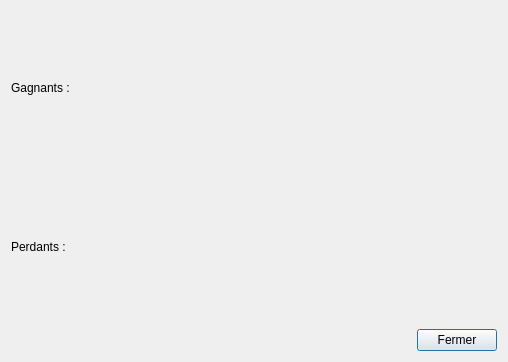
<?xml version="1.0" encoding="UTF-8"?>
<ui version="4.0">
 <class>WindowEndFight</class>
 <widget class="QDialog" name="WindowEndFight">
  <property name="geometry">
   <rect>
    <x>0</x>
    <y>0</y>
    <width>508</width>
    <height>362</height>
   </rect>
  </property>
  <property name="windowTitle">
   <string>Fin du fight</string>
  </property>
  <layout class="QVBoxLayout" name="verticalLayout_2">
   <item>
    <widget class="QLabel" name="text_gagnant">
     <property name="text">
      <string>Gagnants :</string>
     </property>
    </widget>
   </item>
   <item>
    <layout class="QVBoxLayout" name="layout_gagnants"/>
   </item>
   <item>
    <widget class="QLabel" name="text_perdant">
     <property name="text">
      <string>Perdants :</string>
     </property>
    </widget>
   </item>
   <item>
    <layout class="QVBoxLayout" name="layout_perdants"/>
   </item>
   <item>
    <layout class="QHBoxLayout" name="layout_fermer">
     <item>
      <spacer name="spacer_fermer">
       <property name="orientation">
        <enum>Qt::Horizontal</enum>
       </property>
       <property name="sizeHint" stdset="0">
        <size>
         <width>40</width>
         <height>20</height>
        </size>
       </property>
      </spacer>
     </item>
     <item>
      <widget class="QPushButton" name="bouton_fermer">
       <property name="text">
        <string>Fermer</string>
       </property>
      </widget>
     </item>
    </layout>
   </item>
  </layout>
 </widget>
 <resources/>
 <connections/>
</ui>
